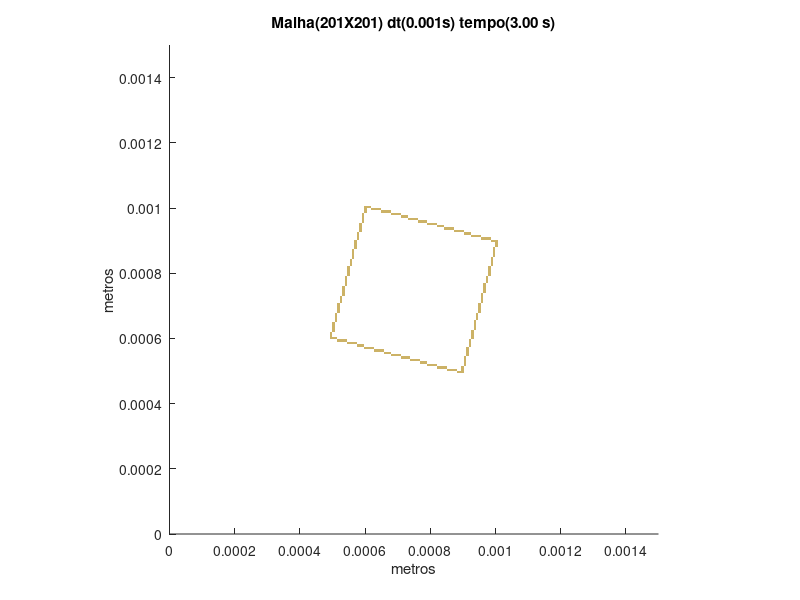

This chart was generated by the following MATLAB code:
set (gca,'PlotBoxAspectRatio',[1 1 1],'Xlim',[0,0.0015],'Ylim',[0,0.0015])
hold on
title('Malha(201X201) dt(0.001s) tempo(3.00 s)')
hold on
ylabel('metros')
hold on
xlabel('metros')
hold on

fill([0.000880597014925373 0.000880597014925373 0.000888059701492537 0.000888059701492537],[0.000492537313432836 0.0005 0.0005 0.000492537313432836],[0.8,0.7,0.4],'LineStyle','none')

fill([0.000888059701492537 0.000888059701492537 0.000895522388059702 0.000895522388059702],[0.000492537313432836 0.0005 0.0005 0.000492537313432836],[0.8,0.7,0.4],'LineStyle','none')

fill([0.000895522388059702 0.000895522388059702 0.000902985074626866 0.000902985074626866],[0.000492537313432836 0.0005 0.0005 0.000492537313432836],[0.8,0.7,0.4],'LineStyle','none')

fill([0.000850746268656716 0.000850746268656716 0.000858208955223881 0.000858208955223881],[0.0005 0.000507462686567164 0.000507462686567164 0.0005],[0.8,0.7,0.4],'LineStyle','none')

fill([0.000858208955223881 0.000858208955223881 0.000865671641791045 0.000865671641791045],[0.0005 0.000507462686567164 0.000507462686567164 0.0005],[0.8,0.7,0.4],'LineStyle','none')

fill([0.000865671641791045 0.000865671641791045 0.000873134328358209 0.000873134328358209],[0.0005 0.000507462686567164 0.000507462686567164 0.0005],[0.8,0.7,0.4],'LineStyle','none')

fill([0.000873134328358209 0.000873134328358209 0.000880597014925373 0.000880597014925373],[0.0005 0.000507462686567164 0.000507462686567164 0.0005],[0.8,0.7,0.4],'LineStyle','none')

fill([0.000895522388059702 0.000895522388059702 0.000902985074626866 0.000902985074626866],[0.0005 0.000507462686567164 0.000507462686567164 0.0005],[0.8,0.7,0.4],'LineStyle','none')

fill([0.00082089552238806 0.00082089552238806 0.000828358208955224 0.000828358208955224],[0.000507462686567164 0.000514925373134328 0.000514925373134328 0.000507462686567164],[0.8,0.7,0.4],'LineStyle','none')

fill([0.000828358208955224 0.000828358208955224 0.000835820895522388 0.000835820895522388],[0.000507462686567164 0.000514925373134328 0.000514925373134328 0.000507462686567164],[0.8,0.7,0.4],'LineStyle','none')

fill([0.000835820895522388 0.000835820895522388 0.000843283582089552 0.000843283582089552],[0.000507462686567164 0.000514925373134328 0.000514925373134328 0.000507462686567164],[0.8,0.7,0.4],'LineStyle','none')

fill([0.000843283582089552 0.000843283582089552 0.000850746268656716 0.000850746268656716],[0.000507462686567164 0.000514925373134328 0.000514925373134328 0.000507462686567164],[0.8,0.7,0.4],'LineStyle','none')

fill([0.000895522388059702 0.000895522388059702 0.000902985074626866 0.000902985074626866],[0.000507462686567164 0.000514925373134328 0.000514925373134328 0.000507462686567164],[0.8,0.7,0.4],'LineStyle','none')

fill([0.000791044776119403 0.000791044776119403 0.000798507462686567 0.000798507462686567],[0.000514925373134328 0.000522388059701493 0.000522388059701493 0.000514925373134328],[0.8,0.7,0.4],'LineStyle','none')

fill([0.000798507462686567 0.000798507462686567 0.000805970149253731 0.000805970149253731],[0.000514925373134328 0.000522388059701493 0.000522388059701493 0.000514925373134328],[0.8,0.7,0.4],'LineStyle','none')

fill([0.000805970149253731 0.000805970149253731 0.000813432835820896 0.000813432835820896],[0.000514925373134328 0.000522388059701493 0.000522388059701493 0.000514925373134328],[0.8,0.7,0.4],'LineStyle','none')

fill([0.000813432835820896 0.000813432835820896 0.00082089552238806 0.00082089552238806],[0.000514925373134328 0.000522388059701493 0.000522388059701493 0.000514925373134328],[0.8,0.7,0.4],'LineStyle','none')

fill([0.000902985074626866 0.000902985074626866 0.00091044776119403 0.00091044776119403],[0.000514925373134328 0.000522388059701493 0.000522388059701493 0.000514925373134328],[0.8,0.7,0.4],'LineStyle','none')

fill([0.000768656716417911 0.000768656716417911 0.000776119402985075 0.000776119402985075],[0.000522388059701493 0.000529850746268657 0.000529850746268657 0.000522388059701493],[0.8,0.7,0.4],'LineStyle','none')

fill([0.000776119402985075 0.000776119402985075 0.000783582089552239 0.000783582089552239],[0.000522388059701493 0.000529850746268657 0.000529850746268657 0.000522388059701493],[0.8,0.7,0.4],'LineStyle','none')

fill([0.000783582089552239 0.000783582089552239 0.000791044776119403 0.000791044776119403],[0.000522388059701493 0.000529850746268657 0.000529850746268657 0.000522388059701493],[0.8,0.7,0.4],'LineStyle','none')

fill([0.000902985074626866 0.000902985074626866 0.00091044776119403 0.00091044776119403],[0.000522388059701493 0.000529850746268657 0.000529850746268657 0.000522388059701493],[0.8,0.7,0.4],'LineStyle','none')

fill([0.000738805970149254 0.000738805970149254 0.000746268656716418 0.000746268656716418],[0.000529850746268657 0.000537313432835821 0.000537313432835821 0.000529850746268657],[0.8,0.7,0.4],'LineStyle','none')

fill([0.000746268656716418 0.000746268656716418 0.000753731343283582 0.000753731343283582],[0.000529850746268657 0.000537313432835821 0.000537313432835821 0.000529850746268657],[0.8,0.7,0.4],'LineStyle','none')

fill([0.000753731343283582 0.000753731343283582 0.000761194029850746 0.000761194029850746],[0.000529850746268657 0.000537313432835821 0.000537313432835821 0.000529850746268657],[0.8,0.7,0.4],'LineStyle','none')

fill([0.000761194029850746 0.000761194029850746 0.000768656716417911 0.000768656716417911],[0.000529850746268657 0.000537313432835821 0.000537313432835821 0.000529850746268657],[0.8,0.7,0.4],'LineStyle','none')

fill([0.000902985074626866 0.000902985074626866 0.00091044776119403 0.00091044776119403],[0.000529850746268657 0.000537313432835821 0.000537313432835821 0.000529850746268657],[0.8,0.7,0.4],'LineStyle','none')

fill([0.000708955223880597 0.000708955223880597 0.000716417910447761 0.000716417910447761],[0.000537313432835821 0.000544776119402985 0.000544776119402985 0.000537313432835821],[0.8,0.7,0.4],'LineStyle','none')

fill([0.000716417910447761 0.000716417910447761 0.000723880597014925 0.000723880597014925],[0.000537313432835821 0.000544776119402985 0.000544776119402985 0.000537313432835821],[0.8,0.7,0.4],'LineStyle','none')

fill([0.000723880597014925 0.000723880597014925 0.00073134328358209 0.00073134328358209],[0.000537313432835821 0.000544776119402985 0.000544776119402985 0.000537313432835821],[0.8,0.7,0.4],'LineStyle','none')

fill([0.00073134328358209 0.00073134328358209 0.000738805970149254 0.000738805970149254],[0.000537313432835821 0.000544776119402985 0.000544776119402985 0.000537313432835821],[0.8,0.7,0.4],'LineStyle','none')

fill([0.000902985074626866 0.000902985074626866 0.00091044776119403 0.00091044776119403],[0.000537313432835821 0.000544776119402985 0.000544776119402985 0.000537313432835821],[0.8,0.7,0.4],'LineStyle','none')

fill([0.00067910447761194 0.00067910447761194 0.000686567164179104 0.000686567164179104],[0.000544776119402985 0.000552238805970149 0.000552238805970149 0.000544776119402985],[0.8,0.7,0.4],'LineStyle','none')

fill([0.000686567164179104 0.000686567164179104 0.000694029850746269 0.000694029850746269],[0.000544776119402985 0.000552238805970149 0.000552238805970149 0.000544776119402985],[0.8,0.7,0.4],'LineStyle','none')

fill([0.000694029850746269 0.000694029850746269 0.000701492537313433 0.000701492537313433],[0.000544776119402985 0.000552238805970149 0.000552238805970149 0.000544776119402985],[0.8,0.7,0.4],'LineStyle','none')

fill([0.000701492537313433 0.000701492537313433 0.000708955223880597 0.000708955223880597],[0.000544776119402985 0.000552238805970149 0.000552238805970149 0.000544776119402985],[0.8,0.7,0.4],'LineStyle','none')

fill([0.00091044776119403 0.00091044776119403 0.000917910447761194 0.000917910447761194],[0.000544776119402985 0.000552238805970149 0.000552238805970149 0.000544776119402985],[0.8,0.7,0.4],'LineStyle','none')

fill([0.000656716417910448 0.000656716417910448 0.000664179104477612 0.000664179104477612],[0.000552238805970149 0.000559701492537313 0.000559701492537313 0.000552238805970149],[0.8,0.7,0.4],'LineStyle','none')

fill([0.000664179104477612 0.000664179104477612 0.000671641791044776 0.000671641791044776],[0.000552238805970149 0.000559701492537313 0.000559701492537313 0.000552238805970149],[0.8,0.7,0.4],'LineStyle','none')

fill([0.000671641791044776 0.000671641791044776 0.00067910447761194 0.00067910447761194],[0.000552238805970149 0.000559701492537313 0.000559701492537313 0.000552238805970149],[0.8,0.7,0.4],'LineStyle','none')

fill([0.00091044776119403 0.00091044776119403 0.000917910447761194 0.000917910447761194],[0.000552238805970149 0.000559701492537313 0.000559701492537313 0.000552238805970149],[0.8,0.7,0.4],'LineStyle','none')

fill([0.000626865671641791 0.000626865671641791 0.000634328358208955 0.000634328358208955],[0.000559701492537313 0.000567164179104478 0.000567164179104478 0.000559701492537313],[0.8,0.7,0.4],'LineStyle','none')

fill([0.000634328358208955 0.000634328358208955 0.000641791044776119 0.000641791044776119],[0.000559701492537313 0.000567164179104478 0.000567164179104478 0.000559701492537313],[0.8,0.7,0.4],'LineStyle','none')

fill([0.000641791044776119 0.000641791044776119 0.000649253731343284 0.000649253731343284],[0.000559701492537313 0.000567164179104478 0.000567164179104478 0.000559701492537313],[0.8,0.7,0.4],'LineStyle','none')

fill([0.000649253731343284 0.000649253731343284 0.000656716417910448 0.000656716417910448],[0.000559701492537313 0.000567164179104478 0.000567164179104478 0.000559701492537313],[0.8,0.7,0.4],'LineStyle','none')

fill([0.00091044776119403 0.00091044776119403 0.000917910447761194 0.000917910447761194],[0.000559701492537313 0.000567164179104478 0.000567164179104478 0.000559701492537313],[0.8,0.7,0.4],'LineStyle','none')

fill([0.000597014925373134 0.000597014925373134 0.000604477611940299 0.000604477611940299],[0.000567164179104478 0.000574626865671642 0.000574626865671642 0.000567164179104478],[0.8,0.7,0.4],'LineStyle','none')

fill([0.000604477611940299 0.000604477611940299 0.000611940298507463 0.000611940298507463],[0.000567164179104478 0.000574626865671642 0.000574626865671642 0.000567164179104478],[0.8,0.7,0.4],'LineStyle','none')

fill([0.000611940298507463 0.000611940298507463 0.000619402985074627 0.000619402985074627],[0.000567164179104478 0.000574626865671642 0.000574626865671642 0.000567164179104478],[0.8,0.7,0.4],'LineStyle','none')

fill([0.000619402985074627 0.000619402985074627 0.000626865671641791 0.000626865671641791],[0.000567164179104478 0.000574626865671642 0.000574626865671642 0.000567164179104478],[0.8,0.7,0.4],'LineStyle','none')

fill([0.00091044776119403 0.00091044776119403 0.000917910447761194 0.000917910447761194],[0.000567164179104478 0.000574626865671642 0.000574626865671642 0.000567164179104478],[0.8,0.7,0.4],'LineStyle','none')

fill([0.000574626865671642 0.000574626865671642 0.000582089552238806 0.000582089552238806],[0.000574626865671642 0.000582089552238806 0.000582089552238806 0.000574626865671642],[0.8,0.7,0.4],'LineStyle','none')

fill([0.000582089552238806 0.000582089552238806 0.00058955223880597 0.00058955223880597],[0.000574626865671642 0.000582089552238806 0.000582089552238806 0.000574626865671642],[0.8,0.7,0.4],'LineStyle','none')

fill([0.00058955223880597 0.00058955223880597 0.000597014925373134 0.000597014925373134],[0.000574626865671642 0.000582089552238806 0.000582089552238806 0.000574626865671642],[0.8,0.7,0.4],'LineStyle','none')

fill([0.000917910447761194 0.000917910447761194 0.000925373134328358 0.000925373134328358],[0.000574626865671642 0.000582089552238806 0.000582089552238806 0.000574626865671642],[0.8,0.7,0.4],'LineStyle','none')

fill([0.000544776119402985 0.000544776119402985 0.000552238805970149 0.000552238805970149],[0.000582089552238806 0.00058955223880597 0.00058955223880597 0.000582089552238806],[0.8,0.7,0.4],'LineStyle','none')

fill([0.000552238805970149 0.000552238805970149 0.000559701492537313 0.000559701492537313],[0.000582089552238806 0.00058955223880597 0.00058955223880597 0.000582089552238806],[0.8,0.7,0.4],'LineStyle','none')

fill([0.000559701492537313 0.000559701492537313 0.000567164179104478 0.000567164179104478],[0.000582089552238806 0.00058955223880597 0.00058955223880597 0.000582089552238806],[0.8,0.7,0.4],'LineStyle','none')

fill([0.000567164179104478 0.000567164179104478 0.000574626865671642 0.000574626865671642],[0.000582089552238806 0.00058955223880597 0.00058955223880597 0.000582089552238806],[0.8,0.7,0.4],'LineStyle','none')

fill([0.000917910447761194 0.000917910447761194 0.000925373134328358 0.000925373134328358],[0.000582089552238806 0.00058955223880597 0.00058955223880597 0.000582089552238806],[0.8,0.7,0.4],'LineStyle','none')

fill([0.000514925373134328 0.000514925373134328 0.000522388059701493 0.000522388059701493],[0.00058955223880597 0.000597014925373134 0.000597014925373134 0.00058955223880597],[0.8,0.7,0.4],'LineStyle','none')

fill([0.000522388059701493 0.000522388059701493 0.000529850746268657 0.000529850746268657],[0.00058955223880597 0.000597014925373134 0.000597014925373134 0.00058955223880597],[0.8,0.7,0.4],'LineStyle','none')

fill([0.000529850746268657 0.000529850746268657 0.000537313432835821 0.000537313432835821],[0.00058955223880597 0.000597014925373134 0.000597014925373134 0.00058955223880597],[0.8,0.7,0.4],'LineStyle','none')

fill([0.000537313432835821 0.000537313432835821 0.000544776119402985 0.000544776119402985],[0.00058955223880597 0.000597014925373134 0.000597014925373134 0.00058955223880597],[0.8,0.7,0.4],'LineStyle','none')

fill([0.000917910447761194 0.000917910447761194 0.000925373134328358 0.000925373134328358],[0.00058955223880597 0.000597014925373134 0.000597014925373134 0.00058955223880597],[0.8,0.7,0.4],'LineStyle','none')

fill([0.000492537313432836 0.000492537313432836 0.0005 0.0005],[0.000597014925373134 0.000604477611940299 0.000604477611940299 0.000597014925373134],[0.8,0.7,0.4],'LineStyle','none')

fill([0.0005 0.0005 0.000507462686567164 0.000507462686567164],[0.000597014925373134 0.000604477611940299 0.000604477611940299 0.000597014925373134],[0.8,0.7,0.4],'LineStyle','none')

fill([0.000507462686567164 0.000507462686567164 0.000514925373134328 0.000514925373134328],[0.000597014925373134 0.000604477611940299 0.000604477611940299 0.000597014925373134],[0.8,0.7,0.4],'LineStyle','none')

fill([0.000925373134328358 0.000925373134328358 0.000932835820895522 0.000932835820895522],[0.000597014925373134 0.000604477611940299 0.000604477611940299 0.000597014925373134],[0.8,0.7,0.4],'LineStyle','none')

fill([0.000492537313432836 0.000492537313432836 0.0005 0.0005],[0.000604477611940299 0.000611940298507463 0.000611940298507463 0.000604477611940299],[0.8,0.7,0.4],'LineStyle','none')

fill([0.000925373134328358 0.000925373134328358 0.000932835820895522 0.000932835820895522],[0.000604477611940299 0.000611940298507463 0.000611940298507463 0.000604477611940299],[0.8,0.7,0.4],'LineStyle','none')

fill([0.000492537313432836 0.000492537313432836 0.0005 0.0005],[0.000611940298507463 0.000619402985074627 0.000619402985074627 0.000611940298507463],[0.8,0.7,0.4],'LineStyle','none')

fill([0.000925373134328358 0.000925373134328358 0.000932835820895522 0.000932835820895522],[0.000611940298507463 0.000619402985074627 0.000619402985074627 0.000611940298507463],[0.8,0.7,0.4],'LineStyle','none')

fill([0.0005 0.0005 0.000507462686567164 0.000507462686567164],[0.000619402985074627 0.000626865671641791 0.000626865671641791 0.000619402985074627],[0.8,0.7,0.4],'LineStyle','none')

fill([0.000925373134328358 0.000925373134328358 0.000932835820895522 0.000932835820895522],[0.000619402985074627 0.000626865671641791 0.000626865671641791 0.000619402985074627],[0.8,0.7,0.4],'LineStyle','none')

fill([0.0005 0.0005 0.000507462686567164 0.000507462686567164],[0.000626865671641791 0.000634328358208955 0.000634328358208955 0.000626865671641791],[0.8,0.7,0.4],'LineStyle','none')

fill([0.000932835820895522 0.000932835820895522 0.000940298507462687 0.000940298507462687],[0.000626865671641791 0.000634328358208955 0.000634328358208955 0.000626865671641791],[0.8,0.7,0.4],'LineStyle','none')

fill([0.0005 0.0005 0.000507462686567164 0.000507462686567164],[0.000634328358208955 0.000641791044776119 0.000641791044776119 0.000634328358208955],[0.8,0.7,0.4],'LineStyle','none')

fill([0.000932835820895522 0.000932835820895522 0.000940298507462687 0.000940298507462687],[0.000634328358208955 0.000641791044776119 0.000641791044776119 0.000634328358208955],[0.8,0.7,0.4],'LineStyle','none')

fill([0.0005 0.0005 0.000507462686567164 0.000507462686567164],[0.000641791044776119 0.000649253731343284 0.000649253731343284 0.000641791044776119],[0.8,0.7,0.4],'LineStyle','none')

fill([0.000932835820895522 0.000932835820895522 0.000940298507462687 0.000940298507462687],[0.000641791044776119 0.000649253731343284 0.000649253731343284 0.000641791044776119],[0.8,0.7,0.4],'LineStyle','none')

fill([0.000507462686567164 0.000507462686567164 0.000514925373134328 0.000514925373134328],[0.000649253731343284 0.000656716417910448 0.000656716417910448 0.000649253731343284],[0.8,0.7,0.4],'LineStyle','none')

fill([0.000932835820895522 0.000932835820895522 0.000940298507462687 0.000940298507462687],[0.000649253731343284 0.000656716417910448 0.000656716417910448 0.000649253731343284],[0.8,0.7,0.4],'LineStyle','none')

fill([0.000507462686567164 0.000507462686567164 0.000514925373134328 0.000514925373134328],[0.000656716417910448 0.000664179104477612 0.000664179104477612 0.000656716417910448],[0.8,0.7,0.4],'LineStyle','none')

fill([0.000940298507462687 0.000940298507462687 0.000947761194029851 0.000947761194029851],[0.000656716417910448 0.000664179104477612 0.000664179104477612 0.000656716417910448],[0.8,0.7,0.4],'LineStyle','none')

fill([0.000507462686567164 0.000507462686567164 0.000514925373134328 0.000514925373134328],[0.000664179104477612 0.000671641791044776 0.000671641791044776 0.000664179104477612],[0.8,0.7,0.4],'LineStyle','none')

fill([0.000940298507462687 0.000940298507462687 0.000947761194029851 0.000947761194029851],[0.000664179104477612 0.000671641791044776 0.000671641791044776 0.000664179104477612],[0.8,0.7,0.4],'LineStyle','none')

fill([0.000507462686567164 0.000507462686567164 0.000514925373134328 0.000514925373134328],[0.000671641791044776 0.00067910447761194 0.00067910447761194 0.000671641791044776],[0.8,0.7,0.4],'LineStyle','none')

fill([0.000940298507462687 0.000940298507462687 0.000947761194029851 0.000947761194029851],[0.000671641791044776 0.00067910447761194 0.00067910447761194 0.000671641791044776],[0.8,0.7,0.4],'LineStyle','none')

fill([0.000514925373134328 0.000514925373134328 0.000522388059701493 0.000522388059701493],[0.00067910447761194 0.000686567164179104 0.000686567164179104 0.00067910447761194],[0.8,0.7,0.4],'LineStyle','none')

fill([0.000947761194029851 0.000947761194029851 0.000955223880597015 0.000955223880597015],[0.00067910447761194 0.000686567164179104 0.000686567164179104 0.00067910447761194],[0.8,0.7,0.4],'LineStyle','none')

fill([0.000514925373134328 0.000514925373134328 0.000522388059701493 0.000522388059701493],[0.000686567164179104 0.000694029850746269 0.000694029850746269 0.000686567164179104],[0.8,0.7,0.4],'LineStyle','none')

fill([0.000947761194029851 0.000947761194029851 0.000955223880597015 0.000955223880597015],[0.000686567164179104 0.000694029850746269 0.000694029850746269 0.000686567164179104],[0.8,0.7,0.4],'LineStyle','none')

fill([0.000514925373134328 0.000514925373134328 0.000522388059701493 0.000522388059701493],[0.000694029850746269 0.000701492537313433 0.000701492537313433 0.000694029850746269],[0.8,0.7,0.4],'LineStyle','none')

fill([0.000947761194029851 0.000947761194029851 0.000955223880597015 0.000955223880597015],[0.000694029850746269 0.000701492537313433 0.000701492537313433 0.000694029850746269],[0.8,0.7,0.4],'LineStyle','none')

fill([0.000514925373134328 0.000514925373134328 0.000522388059701493 0.000522388059701493],[0.000701492537313433 0.000708955223880597 0.000708955223880597 0.000701492537313433],[0.8,0.7,0.4],'LineStyle','none')

fill([0.000947761194029851 0.000947761194029851 0.000955223880597015 0.000955223880597015],[0.000701492537313433 0.000708955223880597 0.000708955223880597 0.000701492537313433],[0.8,0.7,0.4],'LineStyle','none')

fill([0.000522388059701493 0.000522388059701493 0.000529850746268657 0.000529850746268657],[0.000708955223880597 0.000716417910447761 0.000716417910447761 0.000708955223880597],[0.8,0.7,0.4],'LineStyle','none')

fill([0.000955223880597015 0.000955223880597015 0.000962686567164179 0.000962686567164179],[0.000708955223880597 0.000716417910447761 0.000716417910447761 0.000708955223880597],[0.8,0.7,0.4],'LineStyle','none')

fill([0.000522388059701493 0.000522388059701493 0.000529850746268657 0.000529850746268657],[0.000716417910447761 0.000723880597014925 0.000723880597014925 0.000716417910447761],[0.8,0.7,0.4],'LineStyle','none')

fill([0.000955223880597015 0.000955223880597015 0.000962686567164179 0.000962686567164179],[0.000716417910447761 0.000723880597014925 0.000723880597014925 0.000716417910447761],[0.8,0.7,0.4],'LineStyle','none')

fill([0.000522388059701493 0.000522388059701493 0.000529850746268657 0.000529850746268657],[0.000723880597014925 0.00073134328358209 0.00073134328358209 0.000723880597014925],[0.8,0.7,0.4],'LineStyle','none')

fill([0.000955223880597015 0.000955223880597015 0.000962686567164179 0.000962686567164179],[0.000723880597014925 0.00073134328358209 0.00073134328358209 0.000723880597014925],[0.8,0.7,0.4],'LineStyle','none')

fill([0.000529850746268657 0.000529850746268657 0.000537313432835821 0.000537313432835821],[0.00073134328358209 0.000738805970149254 0.000738805970149254 0.00073134328358209],[0.8,0.7,0.4],'LineStyle','none')

fill([0.000955223880597015 0.000955223880597015 0.000962686567164179 0.000962686567164179],[0.00073134328358209 0.000738805970149254 0.000738805970149254 0.00073134328358209],[0.8,0.7,0.4],'LineStyle','none')

fill([0.000529850746268657 0.000529850746268657 0.000537313432835821 0.000537313432835821],[0.000738805970149254 0.000746268656716418 0.000746268656716418 0.000738805970149254],[0.8,0.7,0.4],'LineStyle','none')

fill([0.000962686567164179 0.000962686567164179 0.000970149253731343 0.000970149253731343],[0.000738805970149254 0.000746268656716418 0.000746268656716418 0.000738805970149254],[0.8,0.7,0.4],'LineStyle','none')

fill([0.000529850746268657 0.000529850746268657 0.000537313432835821 0.000537313432835821],[0.000746268656716418 0.000753731343283582 0.000753731343283582 0.000746268656716418],[0.8,0.7,0.4],'LineStyle','none')

fill([0.000962686567164179 0.000962686567164179 0.000970149253731343 0.000970149253731343],[0.000746268656716418 0.000753731343283582 0.000753731343283582 0.000746268656716418],[0.8,0.7,0.4],'LineStyle','none')

fill([0.000529850746268657 0.000529850746268657 0.000537313432835821 0.000537313432835821],[0.000753731343283582 0.000761194029850746 0.000761194029850746 0.000753731343283582],[0.8,0.7,0.4],'LineStyle','none')

fill([0.000962686567164179 0.000962686567164179 0.000970149253731343 0.000970149253731343],[0.000753731343283582 0.000761194029850746 0.000761194029850746 0.000753731343283582],[0.8,0.7,0.4],'LineStyle','none')

fill([0.000537313432835821 0.000537313432835821 0.000544776119402985 0.000544776119402985],[0.000761194029850746 0.000768656716417911 0.000768656716417911 0.000761194029850746],[0.8,0.7,0.4],'LineStyle','none')

fill([0.000962686567164179 0.000962686567164179 0.000970149253731343 0.000970149253731343],[0.000761194029850746 0.000768656716417911 0.000768656716417911 0.000761194029850746],[0.8,0.7,0.4],'LineStyle','none')

fill([0.000537313432835821 0.000537313432835821 0.000544776119402985 0.000544776119402985],[0.000768656716417911 0.000776119402985075 0.000776119402985075 0.000768656716417911],[0.8,0.7,0.4],'LineStyle','none')

fill([0.000970149253731343 0.000970149253731343 0.000977611940298507 0.000977611940298507],[0.000768656716417911 0.000776119402985075 0.000776119402985075 0.000768656716417911],[0.8,0.7,0.4],'LineStyle','none')

fill([0.000537313432835821 0.000537313432835821 0.000544776119402985 0.000544776119402985],[0.000776119402985075 0.000783582089552239 0.000783582089552239 0.000776119402985075],[0.8,0.7,0.4],'LineStyle','none')

fill([0.000970149253731343 0.000970149253731343 0.000977611940298507 0.000977611940298507],[0.000776119402985075 0.000783582089552239 0.000783582089552239 0.000776119402985075],[0.8,0.7,0.4],'LineStyle','none')

fill([0.000537313432835821 0.000537313432835821 0.000544776119402985 0.000544776119402985],[0.000783582089552239 0.000791044776119403 0.000791044776119403 0.000783582089552239],[0.8,0.7,0.4],'LineStyle','none')

fill([0.000970149253731343 0.000970149253731343 0.000977611940298507 0.000977611940298507],[0.000783582089552239 0.000791044776119403 0.000791044776119403 0.000783582089552239],[0.8,0.7,0.4],'LineStyle','none')

fill([0.000544776119402985 0.000544776119402985 0.000552238805970149 0.000552238805970149],[0.000791044776119403 0.000798507462686567 0.000798507462686567 0.000791044776119403],[0.8,0.7,0.4],'LineStyle','none')

fill([0.000977611940298507 0.000977611940298507 0.000985074626865672 0.000985074626865672],[0.000791044776119403 0.000798507462686567 0.000798507462686567 0.000791044776119403],[0.8,0.7,0.4],'LineStyle','none')

fill([0.000544776119402985 0.000544776119402985 0.000552238805970149 0.000552238805970149],[0.000798507462686567 0.000805970149253731 0.000805970149253731 0.000798507462686567],[0.8,0.7,0.4],'LineStyle','none')

fill([0.000977611940298507 0.000977611940298507 0.000985074626865672 0.000985074626865672],[0.000798507462686567 0.000805970149253731 0.000805970149253731 0.000798507462686567],[0.8,0.7,0.4],'LineStyle','none')

fill([0.000544776119402985 0.000544776119402985 0.000552238805970149 0.000552238805970149],[0.000805970149253731 0.000813432835820896 0.000813432835820896 0.000805970149253731],[0.8,0.7,0.4],'LineStyle','none')

fill([0.000977611940298507 0.000977611940298507 0.000985074626865672 0.000985074626865672],[0.000805970149253731 0.000813432835820896 0.000813432835820896 0.000805970149253731],[0.8,0.7,0.4],'LineStyle','none')

fill([0.000544776119402985 0.000544776119402985 0.000552238805970149 0.000552238805970149],[0.000813432835820896 0.00082089552238806 0.00082089552238806 0.000813432835820896],[0.8,0.7,0.4],'LineStyle','none')

fill([0.000977611940298507 0.000977611940298507 0.000985074626865672 0.000985074626865672],[0.000813432835820896 0.00082089552238806 0.00082089552238806 0.000813432835820896],[0.8,0.7,0.4],'LineStyle','none')

fill([0.000552238805970149 0.000552238805970149 0.000559701492537313 0.000559701492537313],[0.00082089552238806 0.000828358208955224 0.000828358208955224 0.00082089552238806],[0.8,0.7,0.4],'LineStyle','none')

fill([0.000985074626865672 0.000985074626865672 0.000992537313432836 0.000992537313432836],[0.00082089552238806 0.000828358208955224 0.000828358208955224 0.00082089552238806],[0.8,0.7,0.4],'LineStyle','none')

fill([0.000552238805970149 0.000552238805970149 0.000559701492537313 0.000559701492537313],[0.000828358208955224 0.000835820895522388 0.000835820895522388 0.000828358208955224],[0.8,0.7,0.4],'LineStyle','none')

fill([0.000985074626865672 0.000985074626865672 0.000992537313432836 0.000992537313432836],[0.000828358208955224 0.000835820895522388 0.000835820895522388 0.000828358208955224],[0.8,0.7,0.4],'LineStyle','none')

fill([0.000552238805970149 0.000552238805970149 0.000559701492537313 0.000559701492537313],[0.000835820895522388 0.000843283582089552 0.000843283582089552 0.000835820895522388],[0.8,0.7,0.4],'LineStyle','none')

fill([0.000985074626865672 0.000985074626865672 0.000992537313432836 0.000992537313432836],[0.000835820895522388 0.000843283582089552 0.000843283582089552 0.000835820895522388],[0.8,0.7,0.4],'LineStyle','none')

fill([0.000559701492537313 0.000559701492537313 0.000567164179104478 0.000567164179104478],[0.000843283582089552 0.000850746268656716 0.000850746268656716 0.000843283582089552],[0.8,0.7,0.4],'LineStyle','none')

fill([0.000985074626865672 0.000985074626865672 0.000992537313432836 0.000992537313432836],[0.000843283582089552 0.000850746268656716 0.000850746268656716 0.000843283582089552],[0.8,0.7,0.4],'LineStyle','none')

fill([0.000559701492537313 0.000559701492537313 0.000567164179104478 0.000567164179104478],[0.000850746268656716 0.000858208955223881 0.000858208955223881 0.000850746268656716],[0.8,0.7,0.4],'LineStyle','none')

fill([0.000992537313432836 0.000992537313432836 0.001 0.001],[0.000850746268656716 0.000858208955223881 0.000858208955223881 0.000850746268656716],[0.8,0.7,0.4],'LineStyle','none')

fill([0.000559701492537313 0.000559701492537313 0.000567164179104478 0.000567164179104478],[0.000858208955223881 0.000865671641791045 0.000865671641791045 0.000858208955223881],[0.8,0.7,0.4],'LineStyle','none')

fill([0.000992537313432836 0.000992537313432836 0.001 0.001],[0.000858208955223881 0.000865671641791045 0.000865671641791045 0.000858208955223881],[0.8,0.7,0.4],'LineStyle','none')

fill([0.000559701492537313 0.000559701492537313 0.000567164179104478 0.000567164179104478],[0.000865671641791045 0.000873134328358209 0.000873134328358209 0.000865671641791045],[0.8,0.7,0.4],'LineStyle','none')

fill([0.000992537313432836 0.000992537313432836 0.001 0.001],[0.000865671641791045 0.000873134328358209 0.000873134328358209 0.000865671641791045],[0.8,0.7,0.4],'LineStyle','none')

fill([0.000567164179104478 0.000567164179104478 0.000574626865671642 0.000574626865671642],[0.000873134328358209 0.000880597014925373 0.000880597014925373 0.000873134328358209],[0.8,0.7,0.4],'LineStyle','none')

fill([0.000992537313432836 0.000992537313432836 0.001 0.001],[0.000873134328358209 0.000880597014925373 0.000880597014925373 0.000873134328358209],[0.8,0.7,0.4],'LineStyle','none')

fill([0.000567164179104478 0.000567164179104478 0.000574626865671642 0.000574626865671642],[0.000880597014925373 0.000888059701492537 0.000888059701492537 0.000880597014925373],[0.8,0.7,0.4],'LineStyle','none')

fill([0.001 0.001 0.00100746268656716 0.00100746268656716],[0.000880597014925373 0.000888059701492537 0.000888059701492537 0.000880597014925373],[0.8,0.7,0.4],'LineStyle','none')

fill([0.000567164179104478 0.000567164179104478 0.000574626865671642 0.000574626865671642],[0.000888059701492537 0.000895522388059702 0.000895522388059702 0.000888059701492537],[0.8,0.7,0.4],'LineStyle','none')

fill([0.001 0.001 0.00100746268656716 0.00100746268656716],[0.000888059701492537 0.000895522388059702 0.000895522388059702 0.000888059701492537],[0.8,0.7,0.4],'LineStyle','none')

fill([0.000567164179104478 0.000567164179104478 0.000574626865671642 0.000574626865671642],[0.000895522388059702 0.000902985074626866 0.000902985074626866 0.000895522388059702],[0.8,0.7,0.4],'LineStyle','none')

fill([0.000985074626865672 0.000985074626865672 0.000992537313432836 0.000992537313432836],[0.000895522388059702 0.000902985074626866 0.000902985074626866 0.000895522388059702],[0.8,0.7,0.4],'LineStyle','none')

fill([0.000992537313432836 0.000992537313432836 0.001 0.001],[0.000895522388059702 0.000902985074626866 0.000902985074626866 0.000895522388059702],[0.8,0.7,0.4],'LineStyle','none')

fill([0.001 0.001 0.00100746268656716 0.00100746268656716],[0.000895522388059702 0.000902985074626866 0.000902985074626866 0.000895522388059702],[0.8,0.7,0.4],'LineStyle','none')

fill([0.000574626865671642 0.000574626865671642 0.000582089552238806 0.000582089552238806],[0.000902985074626866 0.00091044776119403 0.00091044776119403 0.000902985074626866],[0.8,0.7,0.4],'LineStyle','none')

fill([0.000955223880597015 0.000955223880597015 0.000962686567164179 0.000962686567164179],[0.000902985074626866 0.00091044776119403 0.00091044776119403 0.000902985074626866],[0.8,0.7,0.4],'LineStyle','none')

fill([0.000962686567164179 0.000962686567164179 0.000970149253731343 0.000970149253731343],[0.000902985074626866 0.00091044776119403 0.00091044776119403 0.000902985074626866],[0.8,0.7,0.4],'LineStyle','none')

fill([0.000970149253731343 0.000970149253731343 0.000977611940298507 0.000977611940298507],[0.000902985074626866 0.00091044776119403 0.00091044776119403 0.000902985074626866],[0.8,0.7,0.4],'LineStyle','none')

fill([0.000977611940298507 0.000977611940298507 0.000985074626865672 0.000985074626865672],[0.000902985074626866 0.00091044776119403 0.00091044776119403 0.000902985074626866],[0.8,0.7,0.4],'LineStyle','none')

fill([0.000574626865671642 0.000574626865671642 0.000582089552238806 0.000582089552238806],[0.00091044776119403 0.000917910447761194 0.000917910447761194 0.00091044776119403],[0.8,0.7,0.4],'LineStyle','none')

fill([0.000925373134328358 0.000925373134328358 0.000932835820895522 0.000932835820895522],[0.00091044776119403 0.000917910447761194 0.000917910447761194 0.00091044776119403],[0.8,0.7,0.4],'LineStyle','none')

fill([0.000932835820895522 0.000932835820895522 0.000940298507462687 0.000940298507462687],[0.00091044776119403 0.000917910447761194 0.000917910447761194 0.00091044776119403],[0.8,0.7,0.4],'LineStyle','none')

fill([0.000940298507462687 0.000940298507462687 0.000947761194029851 0.000947761194029851],[0.00091044776119403 0.000917910447761194 0.000917910447761194 0.00091044776119403],[0.8,0.7,0.4],'LineStyle','none')

fill([0.000947761194029851 0.000947761194029851 0.000955223880597015 0.000955223880597015],[0.00091044776119403 0.000917910447761194 0.000917910447761194 0.00091044776119403],[0.8,0.7,0.4],'LineStyle','none')

fill([0.000574626865671642 0.000574626865671642 0.000582089552238806 0.000582089552238806],[0.000917910447761194 0.000925373134328358 0.000925373134328358 0.000917910447761194],[0.8,0.7,0.4],'LineStyle','none')

fill([0.000902985074626866 0.000902985074626866 0.00091044776119403 0.00091044776119403],[0.000917910447761194 0.000925373134328358 0.000925373134328358 0.000917910447761194],[0.8,0.7,0.4],'LineStyle','none')

fill([0.00091044776119403 0.00091044776119403 0.000917910447761194 0.000917910447761194],[0.000917910447761194 0.000925373134328358 0.000925373134328358 0.000917910447761194],[0.8,0.7,0.4],'LineStyle','none')

fill([0.000917910447761194 0.000917910447761194 0.000925373134328358 0.000925373134328358],[0.000917910447761194 0.000925373134328358 0.000925373134328358 0.000917910447761194],[0.8,0.7,0.4],'LineStyle','none')

fill([0.000582089552238806 0.000582089552238806 0.00058955223880597 0.00058955223880597],[0.000925373134328358 0.000932835820895522 0.000932835820895522 0.000925373134328358],[0.8,0.7,0.4],'LineStyle','none')

fill([0.000873134328358209 0.000873134328358209 0.000880597014925373 0.000880597014925373],[0.000925373134328358 0.000932835820895522 0.000932835820895522 0.000925373134328358],[0.8,0.7,0.4],'LineStyle','none')

fill([0.000880597014925373 0.000880597014925373 0.000888059701492537 0.000888059701492537],[0.000925373134328358 0.000932835820895522 0.000932835820895522 0.000925373134328358],[0.8,0.7,0.4],'LineStyle','none')

fill([0.000888059701492537 0.000888059701492537 0.000895522388059702 0.000895522388059702],[0.000925373134328358 0.000932835820895522 0.000932835820895522 0.000925373134328358],[0.8,0.7,0.4],'LineStyle','none')

fill([0.000895522388059702 0.000895522388059702 0.000902985074626866 0.000902985074626866],[0.000925373134328358 0.000932835820895522 0.000932835820895522 0.000925373134328358],[0.8,0.7,0.4],'LineStyle','none')

fill([0.000582089552238806 0.000582089552238806 0.00058955223880597 0.00058955223880597],[0.000932835820895522 0.000940298507462687 0.000940298507462687 0.000932835820895522],[0.8,0.7,0.4],'LineStyle','none')

fill([0.000843283582089552 0.000843283582089552 0.000850746268656716 0.000850746268656716],[0.000932835820895522 0.000940298507462687 0.000940298507462687 0.000932835820895522],[0.8,0.7,0.4],'LineStyle','none')

fill([0.000850746268656716 0.000850746268656716 0.000858208955223881 0.000858208955223881],[0.000932835820895522 0.000940298507462687 0.000940298507462687 0.000932835820895522],[0.8,0.7,0.4],'LineStyle','none')

fill([0.000858208955223881 0.000858208955223881 0.000865671641791045 0.000865671641791045],[0.000932835820895522 0.000940298507462687 0.000940298507462687 0.000932835820895522],[0.8,0.7,0.4],'LineStyle','none')

fill([0.000865671641791045 0.000865671641791045 0.000873134328358209 0.000873134328358209],[0.000932835820895522 0.000940298507462687 0.000940298507462687 0.000932835820895522],[0.8,0.7,0.4],'LineStyle','none')

fill([0.000582089552238806 0.000582089552238806 0.00058955223880597 0.00058955223880597],[0.000940298507462687 0.000947761194029851 0.000947761194029851 0.000940298507462687],[0.8,0.7,0.4],'LineStyle','none')

fill([0.00082089552238806 0.00082089552238806 0.000828358208955224 0.000828358208955224],[0.000940298507462687 0.000947761194029851 0.000947761194029851 0.000940298507462687],[0.8,0.7,0.4],'LineStyle','none')

fill([0.000828358208955224 0.000828358208955224 0.000835820895522388 0.000835820895522388],[0.000940298507462687 0.000947761194029851 0.000947761194029851 0.000940298507462687],[0.8,0.7,0.4],'LineStyle','none')

fill([0.000835820895522388 0.000835820895522388 0.000843283582089552 0.000843283582089552],[0.000940298507462687 0.000947761194029851 0.000947761194029851 0.000940298507462687],[0.8,0.7,0.4],'LineStyle','none')

fill([0.000582089552238806 0.000582089552238806 0.00058955223880597 0.00058955223880597],[0.000947761194029851 0.000955223880597015 0.000955223880597015 0.000947761194029851],[0.8,0.7,0.4],'LineStyle','none')

fill([0.000791044776119403 0.000791044776119403 0.000798507462686567 0.000798507462686567],[0.000947761194029851 0.000955223880597015 0.000955223880597015 0.000947761194029851],[0.8,0.7,0.4],'LineStyle','none')

fill([0.000798507462686567 0.000798507462686567 0.000805970149253731 0.000805970149253731],[0.000947761194029851 0.000955223880597015 0.000955223880597015 0.000947761194029851],[0.8,0.7,0.4],'LineStyle','none')

fill([0.000805970149253731 0.000805970149253731 0.000813432835820896 0.000813432835820896],[0.000947761194029851 0.000955223880597015 0.000955223880597015 0.000947761194029851],[0.8,0.7,0.4],'LineStyle','none')

fill([0.000813432835820896 0.000813432835820896 0.00082089552238806 0.00082089552238806],[0.000947761194029851 0.000955223880597015 0.000955223880597015 0.000947761194029851],[0.8,0.7,0.4],'LineStyle','none')

fill([0.00058955223880597 0.00058955223880597 0.000597014925373134 0.000597014925373134],[0.000955223880597015 0.000962686567164179 0.000962686567164179 0.000955223880597015],[0.8,0.7,0.4],'LineStyle','none')

fill([0.000761194029850746 0.000761194029850746 0.000768656716417911 0.000768656716417911],[0.000955223880597015 0.000962686567164179 0.000962686567164179 0.000955223880597015],[0.8,0.7,0.4],'LineStyle','none')

fill([0.000768656716417911 0.000768656716417911 0.000776119402985075 0.000776119402985075],[0.000955223880597015 0.000962686567164179 0.000962686567164179 0.000955223880597015],[0.8,0.7,0.4],'LineStyle','none')

fill([0.000776119402985075 0.000776119402985075 0.000783582089552239 0.000783582089552239],[0.000955223880597015 0.000962686567164179 0.000962686567164179 0.000955223880597015],[0.8,0.7,0.4],'LineStyle','none')

fill([0.000783582089552239 0.000783582089552239 0.000791044776119403 0.000791044776119403],[0.000955223880597015 0.000962686567164179 0.000962686567164179 0.000955223880597015],[0.8,0.7,0.4],'LineStyle','none')

fill([0.00058955223880597 0.00058955223880597 0.000597014925373134 0.000597014925373134],[0.000962686567164179 0.000970149253731343 0.000970149253731343 0.000962686567164179],[0.8,0.7,0.4],'LineStyle','none')

fill([0.00073134328358209 0.00073134328358209 0.000738805970149254 0.000738805970149254],[0.000962686567164179 0.000970149253731343 0.000970149253731343 0.000962686567164179],[0.8,0.7,0.4],'LineStyle','none')

fill([0.000738805970149254 0.000738805970149254 0.000746268656716418 0.000746268656716418],[0.000962686567164179 0.000970149253731343 0.000970149253731343 0.000962686567164179],[0.8,0.7,0.4],'LineStyle','none')

fill([0.000746268656716418 0.000746268656716418 0.000753731343283582 0.000753731343283582],[0.000962686567164179 0.000970149253731343 0.000970149253731343 0.000962686567164179],[0.8,0.7,0.4],'LineStyle','none')

fill([0.000753731343283582 0.000753731343283582 0.000761194029850746 0.000761194029850746],[0.000962686567164179 0.000970149253731343 0.000970149253731343 0.000962686567164179],[0.8,0.7,0.4],'LineStyle','none')

fill([0.00058955223880597 0.00058955223880597 0.000597014925373134 0.000597014925373134],[0.000970149253731343 0.000977611940298507 0.000977611940298507 0.000970149253731343],[0.8,0.7,0.4],'LineStyle','none')

fill([0.000708955223880597 0.000708955223880597 0.000716417910447761 0.000716417910447761],[0.000970149253731343 0.000977611940298507 0.000977611940298507 0.000970149253731343],[0.8,0.7,0.4],'LineStyle','none')

fill([0.000716417910447761 0.000716417910447761 0.000723880597014925 0.000723880597014925],[0.000970149253731343 0.000977611940298507 0.000977611940298507 0.000970149253731343],[0.8,0.7,0.4],'LineStyle','none')

fill([0.000723880597014925 0.000723880597014925 0.00073134328358209 0.00073134328358209],[0.000970149253731343 0.000977611940298507 0.000977611940298507 0.000970149253731343],[0.8,0.7,0.4],'LineStyle','none')

fill([0.00058955223880597 0.00058955223880597 0.000597014925373134 0.000597014925373134],[0.000977611940298507 0.000985074626865672 0.000985074626865672 0.000977611940298507],[0.8,0.7,0.4],'LineStyle','none')

fill([0.00067910447761194 0.00067910447761194 0.000686567164179104 0.000686567164179104],[0.000977611940298507 0.000985074626865672 0.000985074626865672 0.000977611940298507],[0.8,0.7,0.4],'LineStyle','none')

fill([0.000686567164179104 0.000686567164179104 0.000694029850746269 0.000694029850746269],[0.000977611940298507 0.000985074626865672 0.000985074626865672 0.000977611940298507],[0.8,0.7,0.4],'LineStyle','none')

fill([0.000694029850746269 0.000694029850746269 0.000701492537313433 0.000701492537313433],[0.000977611940298507 0.000985074626865672 0.000985074626865672 0.000977611940298507],[0.8,0.7,0.4],'LineStyle','none')

fill([0.000701492537313433 0.000701492537313433 0.000708955223880597 0.000708955223880597],[0.000977611940298507 0.000985074626865672 0.000985074626865672 0.000977611940298507],[0.8,0.7,0.4],'LineStyle','none')

fill([0.000597014925373134 0.000597014925373134 0.000604477611940299 0.000604477611940299],[0.000985074626865672 0.000992537313432836 0.000992537313432836 0.000985074626865672],[0.8,0.7,0.4],'LineStyle','none')

fill([0.000649253731343284 0.000649253731343284 0.000656716417910448 0.000656716417910448],[0.000985074626865672 0.000992537313432836 0.000992537313432836 0.000985074626865672],[0.8,0.7,0.4],'LineStyle','none')

fill([0.000656716417910448 0.000656716417910448 0.000664179104477612 0.000664179104477612],[0.000985074626865672 0.000992537313432836 0.000992537313432836 0.000985074626865672],[0.8,0.7,0.4],'LineStyle','none')

fill([0.000664179104477612 0.000664179104477612 0.000671641791044776 0.000671641791044776],[0.000985074626865672 0.000992537313432836 0.000992537313432836 0.000985074626865672],[0.8,0.7,0.4],'LineStyle','none')

fill([0.000671641791044776 0.000671641791044776 0.00067910447761194 0.00067910447761194],[0.000985074626865672 0.000992537313432836 0.000992537313432836 0.000985074626865672],[0.8,0.7,0.4],'LineStyle','none')

fill([0.000597014925373134 0.000597014925373134 0.000604477611940299 0.000604477611940299],[0.000992537313432836 0.001 0.001 0.000992537313432836],[0.8,0.7,0.4],'LineStyle','none')

fill([0.000619402985074627 0.000619402985074627 0.000626865671641791 0.000626865671641791],[0.000992537313432836 0.001 0.001 0.000992537313432836],[0.8,0.7,0.4],'LineStyle','none')

fill([0.000626865671641791 0.000626865671641791 0.000634328358208955 0.000634328358208955],[0.000992537313432836 0.001 0.001 0.000992537313432836],[0.8,0.7,0.4],'LineStyle','none')

fill([0.000634328358208955 0.000634328358208955 0.000641791044776119 0.000641791044776119],[0.000992537313432836 0.001 0.001 0.000992537313432836],[0.8,0.7,0.4],'LineStyle','none')

fill([0.000641791044776119 0.000641791044776119 0.000649253731343284 0.000649253731343284],[0.000992537313432836 0.001 0.001 0.000992537313432836],[0.8,0.7,0.4],'LineStyle','none')

fill([0.000597014925373134 0.000597014925373134 0.000604477611940299 0.000604477611940299],[0.001 0.00100746268656716 0.00100746268656716 0.001],[0.8,0.7,0.4],'LineStyle','none')

fill([0.000604477611940299 0.000604477611940299 0.000611940298507463 0.000611940298507463],[0.001 0.00100746268656716 0.00100746268656716 0.001],[0.8,0.7,0.4],'LineStyle','none')

fill([0.000611940298507463 0.000611940298507463 0.000619402985074627 0.000619402985074627],[0.001 0.00100746268656716 0.00100746268656716 0.001],[0.8,0.7,0.4],'LineStyle','none')
